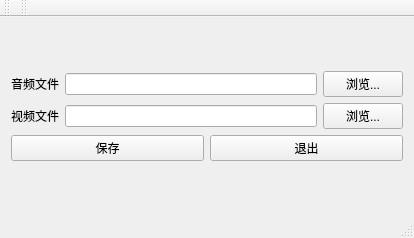
<?xml version="1.0" encoding="UTF-8"?>
<ui version="4.0">
 <class>QtavcombineClass</class>
 <widget class="QMainWindow" name="QtavcombineClass">
  <property name="geometry">
   <rect>
    <x>0</x>
    <y>0</y>
    <width>414</width>
    <height>238</height>
   </rect>
  </property>
  <property name="windowTitle">
   <string>Qtavcombine</string>
  </property>
  <widget class="QWidget" name="centralWidget">
   <property name="sizePolicy">
    <sizepolicy hsizetype="Preferred" vsizetype="Preferred">
     <horstretch>0</horstretch>
     <verstretch>0</verstretch>
    </sizepolicy>
   </property>
   <layout class="QVBoxLayout" name="verticalLayout_2">
    <item>
     <layout class="QVBoxLayout" name="verticalLayout">
      <item>
       <layout class="QHBoxLayout" name="horizontalAudio">
        <item>
         <widget class="QLabel" name="lbAudio">
          <property name="text">
           <string>音频文件</string>
          </property>
         </widget>
        </item>
        <item>
         <widget class="QLineEdit" name="txAudio"/>
        </item>
        <item>
         <widget class="QPushButton" name="btnAudio">
          <property name="text">
           <string>浏览...</string>
          </property>
         </widget>
        </item>
       </layout>
      </item>
      <item>
       <layout class="QHBoxLayout" name="horizontalVideo">
        <item>
         <widget class="QLabel" name="lbVideo">
          <property name="text">
           <string>视频文件</string>
          </property>
         </widget>
        </item>
        <item>
         <widget class="QLineEdit" name="txVideo"/>
        </item>
        <item>
         <widget class="QPushButton" name="btnVideo">
          <property name="text">
           <string>浏览...</string>
          </property>
         </widget>
        </item>
       </layout>
      </item>
      <item>
       <layout class="QHBoxLayout" name="horizontalLayout">
        <item>
         <widget class="QPushButton" name="btnConfirm">
          <property name="text">
           <string>保存</string>
          </property>
         </widget>
        </item>
        <item>
         <widget class="QPushButton" name="btnQuit">
          <property name="text">
           <string>退出</string>
          </property>
         </widget>
        </item>
       </layout>
      </item>
     </layout>
    </item>
   </layout>
  </widget>
  <widget class="QMenuBar" name="menuBar">
   <property name="geometry">
    <rect>
     <x>0</x>
     <y>0</y>
     <width>414</width>
     <height>26</height>
    </rect>
   </property>
  </widget>
  <widget class="QToolBar" name="mainToolBar">
   <attribute name="toolBarArea">
    <enum>TopToolBarArea</enum>
   </attribute>
   <attribute name="toolBarBreak">
    <bool>false</bool>
   </attribute>
  </widget>
  <widget class="QStatusBar" name="statusBar"/>
  <widget class="QToolBar" name="toolBar">
   <property name="windowTitle">
    <string>toolBar</string>
   </property>
   <attribute name="toolBarArea">
    <enum>TopToolBarArea</enum>
   </attribute>
   <attribute name="toolBarBreak">
    <bool>false</bool>
   </attribute>
  </widget>
 </widget>
 <layoutdefault spacing="6" margin="11"/>
 <resources>
  <include location="Qtavcombine.qrc"/>
 </resources>
 <connections>
  <connection>
   <sender>btnQuit</sender>
   <signal>clicked()</signal>
   <receiver>QtavcombineClass</receiver>
   <slot>on_quit_click()</slot>
   <hints>
    <hint type="sourcelabel">
     <x>328</x>
     <y>174</y>
    </hint>
    <hint type="destinationlabel">
     <x>337</x>
     <y>219</y>
    </hint>
   </hints>
  </connection>
  <connection>
   <sender>btnAudio</sender>
   <signal>clicked()</signal>
   <receiver>QtavcombineClass</receiver>
   <slot>on_audio_click()</slot>
   <hints>
    <hint type="sourcelabel">
     <x>382</x>
     <y>69</y>
    </hint>
    <hint type="destinationlabel">
     <x>405</x>
     <y>48</y>
    </hint>
   </hints>
  </connection>
  <connection>
   <sender>btnVideo</sender>
   <signal>clicked()</signal>
   <receiver>QtavcombineClass</receiver>
   <slot>on_video_click()</slot>
   <hints>
    <hint type="sourcelabel">
     <x>398</x>
     <y>138</y>
    </hint>
    <hint type="destinationlabel">
     <x>378</x>
     <y>111</y>
    </hint>
   </hints>
  </connection>
  <connection>
   <sender>btnConfirm</sender>
   <signal>clicked()</signal>
   <receiver>QtavcombineClass</receiver>
   <slot>on_confirm_click()</slot>
   <hints>
    <hint type="sourcelabel">
     <x>150</x>
     <y>179</y>
    </hint>
    <hint type="destinationlabel">
     <x>152</x>
     <y>209</y>
    </hint>
   </hints>
  </connection>
 </connections>
 <slots>
  <slot>on_quit_click()</slot>
  <slot>on_confirm_click()</slot>
  <slot>on_audio_click()</slot>
  <slot>on_video_click()</slot>
 </slots>
</ui>
